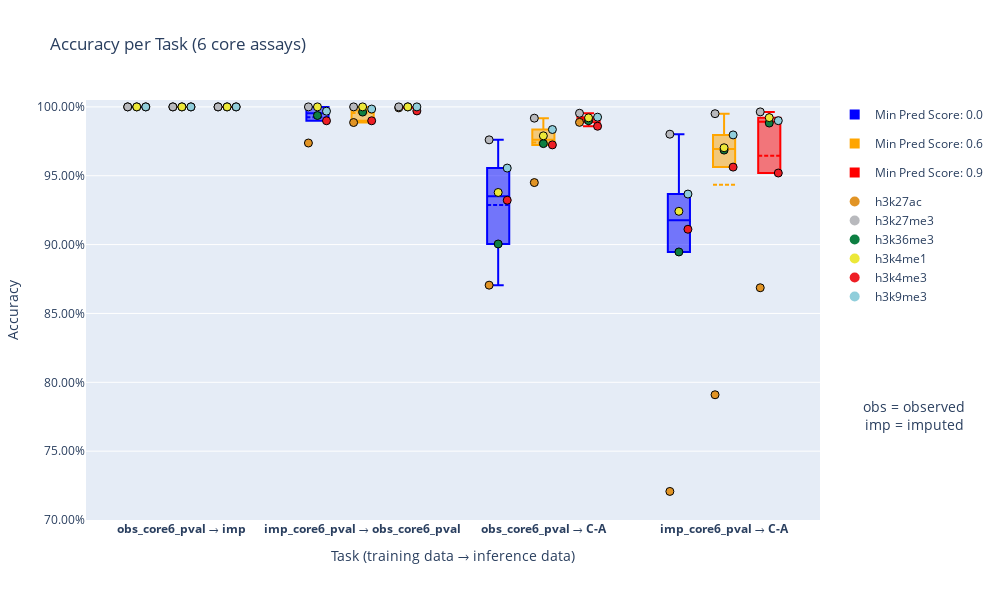

The code cell stored with this chart in its notebook:
### Code cell
graph_type = "all"
# graph_type = "no_C-A"
# graph_type = "only_C-A"
# graph_type = "only_C-A+core7"

if graph_type == "all":
    minY = 0.7
    maxY = 1.005
elif graph_type == "no_C-A":
    minY = 0.97
    maxY = 1.001
elif graph_type == "only_C-A":
    minY = 0.7
    maxY = 1.005
else:
    raise ValueError(f"Unknown graph_type: {graph_type}")

graph_df = df_acc_per_assay.copy()
graph_df = graph_df.sort_values(["inf_target", "scatter_name"])
if graph_type == "no_C-A":
    graph_df = graph_df[graph_df["inf_target"] != "C-A"]
elif "only_C-A" in graph_type:
    graph_df = graph_df[graph_df["inf_target"] == "C-A"]

if graph_type != "only_C-A+core7":
    graph_df = graph_df[~graph_df["scatter_name"].str.contains("core7")]


# Prepare boxplot data
tick_group = [
    "obs_core6_pval_inf_imp",
    "imp_core6_pval_inf_obs_core6_pval",
    "obs_core6_pval_inf_C-A",
    "imp_core6_pval_inf_C-A",
]
scatter_name_to_position = {name: i for i, name in enumerate(tick_group)}

min_pred_values = ["0.0", "0.6", "0.9"]
offset = [-0.25, 0, 0.25]  # Offset for each min_pred within a tick group

# Define jitter magnitude (like 0.05 for left/right spacing)
jitter = 0.05
jitter_offsets = [-jitter, 0, jitter]

fig = go.Figure()
for name in tick_group:
    group = graph_df[graph_df["scatter_name"] == name]

    for i, min_pred in enumerate(min_pred_values):
        df_subset = group[group["min_predScore"] == min_pred]

        x_position = scatter_name_to_position[name] + offset[i]
        x_positions = [x_position] * len(df_subset)
        y_values = df_subset["acc"]
        hover_texts = [
            f"{row['assay']}<br>Samples: {row['nb_samples']}"
            for _, row in df_subset.iterrows()
        ]
        colors = [assay_colors[assay] for assay in df_subset["assay"]]

        # Add box plot without points
        fig.add_trace(
            go.Box(
                x=x_positions,
                y=y_values,
                name=f"{name} - Min Pred Score: {min_pred}",
                line=dict(
                    color=min_predScore_color_map[min_pred],
                ),
                boxpoints="all",
                marker=dict(
                    opacity=0, size=1e-5
                ),  # hide points, so whiskers don't go to min/max
                boxmean=True,
                showlegend=False,
                hoverinfo="none",
            )
        )
        # Add scatter plot for individual points
        x_jittered = [
            x + jitter_offsets[i % len(jitter_offsets)] for i, x in enumerate(x_positions)
        ]

        # sort x/y together
        x_jittered, y_values, hover_texts = zip(
            *sorted(zip(x_jittered, y_values, hover_texts))
        )
        fig.add_trace(
            go.Scatter(
                x=x_jittered,
                y=y_values,
                mode="markers",
                marker=dict(color=colors, size=8, line=dict(color="Black", width=1)),
                name=f"{name} - Min Pred Score: {min_pred}",
                showlegend=False,
                text=hover_texts,
                hoverinfo="text+y",
            )
        )

# Update x-axis tick labels
ticktext = []
for tick in tick_group:
    train, inf = tick.split("_inf_")
    ticktext.append(f"<b>{train}</b> \u2192 <b>{inf}</b>")

fig.update_xaxes(tickmode="array", ticktext=ticktext, tickvals=list(range(len(ticktext))))

# Update layout
fig.update_layout(
    title="Accuracy per Task (6 core assays)",
    xaxis_title="Task (training data \u2192 inference data)",
    yaxis_title="Accuracy",
    showlegend=True,
    height=600,
    width=1000,
    yaxis=dict(tickformat=".2%", range=[minY, maxY]),
)

# Add a legend for minPred colors
for val, color in min_predScore_color_map.items():
    fig.add_trace(
        go.Scatter(
            x=[None],
            y=[None],
            mode="markers",
            marker=dict(size=10, color=color, symbol="square"),
            name=f"Min Pred Score: {val}",
            showlegend=True,
        )
    )

# Add a legend for assay colors
for assay in sorted(core6_assays):
    color = assay_colors[assay]
    fig.add_trace(
        go.Scatter(
            x=[None],
            y=[None],
            mode="markers",
            marker=dict(size=10, color=color),
            name=assay,
            legendgroup="assays",
            showlegend=True,
        )
    )

# Add legend for obs and imp
fig.add_annotation(
    x=1.2,
    y=0.2,
    yref="paper",
    xref="paper",
    text="obs = observed<br>imp = imputed",
    showarrow=False,
    font=dict(size=14),
)

if save_fig:
    name = "imputation_impact_acc_per_assay"
    fig.write_image(this_fig_dir / f"{name}.png")
    fig.write_image(this_fig_dir / f"{name}.svg")
    fig.write_html(this_fig_dir / f"{name}.html")

fig.show()

### Figure 1 — Plotly figure (JSON) as saved in the notebook; plotly's stock layout.template omitted (floating-point values rounded to 4 significant figures)
{"data": [{"boxmean": true, "boxpoints": "all", "hoverinfo": "none", "line": {"color": "blue"}, "marker": {"opacity": 0, "size": 1e-05}, "name": "obs_core6_pval_inf_imp - Min Pred Score: 0.0", "showlegend": false, "type": "box", "x": [-0.25, -0.25, -0.25, -0.25, -0.25, -0.25], "y": [1, 1, 1, 1, 1, 1]}, {"hoverinfo": "text+y", "marker": {"color": ["rgb(225,148,37)", "rgb(184,185,189)", "rgb(13,127,66)", "rgb(236,232,56)", "rgb(238,30,37)", "rgb(144,206,219)"], "line": {"color": "Black", "width": 1}, "size": 8}, "mode": "markers", "name": "obs_core6_pval_inf_imp - Min Pred Score: 0.0", "showlegend": false, "text": ["h3k27ac<br>Samples: 1088", "h3k4me1<br>Samples: 1688", "h3k27me3<br>Samples: 1703", "h3k4me3<br>Samples: 1688", "h3k36me3<br>Samples: 1703", "h3k9me3<br>Samples: 1700"], "type": "scatter", "x": [-0.3, -0.3, -0.25, -0.25, -0.2, -0.2], "y": [1, 1, 1, 1, 1, 1]}, {"boxmean": true, "boxpoints": "all", "hoverinfo": "none", "line": {"color": "orange"}, "marker": {"opacity": 0, "size": 1e-05}, "name": "obs_core6_pval_inf_imp - Min Pred Score: 0.6", "showlegend": false, "type": "box", "x": [0, 0, 0, 0, 0, 0], "y": [1, 1, 1, 1, 1, 1]}, {"hoverinfo": "text+y", "marker": {"color": ["rgb(225,148,37)", "rgb(184,185,189)", "rgb(13,127,66)", "rgb(236,232,56)", "rgb(238,30,37)", "rgb(144,206,219)"], "line": {"color": "Black", "width": 1}, "size": 8}, "mode": "markers", "name": "obs_core6_pval_inf_imp - Min Pred Score: 0.6", "showlegend": false, "text": ["h3k27ac<br>Samples: 1088", "h3k4me1<br>Samples: 1688", "h3k27me3<br>Samples: 1703", "h3k4me3<br>Samples: 1688", "h3k36me3<br>Samples: 1703", "h3k9me3<br>Samples: 1700"], "type": "scatter", "x": [-0.05, -0.05, 0, 0, 0.05, 0.05], "y": [1, 1, 1, 1, 1, 1]}, {"boxmean": true, "boxpoints": "all", "hoverinfo": "none", "line": {"color": "red"}, "marker": {"opacity": 0, "size": 1e-05}, "name": "obs_core6_pval_inf_imp - Min Pred Score: 0.9", "showlegend": false, "type": "box", "x": [0.25, 0.25, 0.25, 0.25, 0.25, 0.25], "y": [1, 1, 1, 1, 1, 1]}, {"hoverinfo": "text+y", "marker": {"color": ["rgb(225,148,37)", "rgb(184,185,189)", "rgb(13,127,66)", "rgb(236,232,56)", "rgb(238,30,37)", "rgb(144,206,219)"], "line": {"color": "Black", "width": 1}, "size": 8}, "mode": "markers", "name": "obs_core6_pval_inf_imp - Min Pred Score: 0.9", "showlegend": false, "text": ["h3k27ac<br>Samples: 1088", "h3k4me1<br>Samples: 1688", "h3k27me3<br>Samples: 1703", "h3k4me3<br>Samples: 1688", "h3k36me3<br>Samples: 1703", "h3k9me3<br>Samples: 1700"], "type": "scatter", "x": [0.2, 0.2, 0.25, 0.25, 0.3, 0.3], "y": [1, 1, 1, 1, 1, 1]}, {"boxmean": true, "boxpoints": "all", "hoverinfo": "none", "line": {"color": "blue"}, "marker": {"opacity": 0, "size": 1e-05}, "name": "imp_core6_pval_inf_obs_core6_pval - Min Pred Score: 0.0", "showlegend": false, "type": "box", "x": [0.75, 0.75, 0.75, 0.75, 0.75, 0.75], "y": [0.9738, 1, 0.9899, 1, 0.9937, 0.9969]}, {"hoverinfo": "text+y", "marker": {"color": ["rgb(225,148,37)", "rgb(184,185,189)", "rgb(13,127,66)", "rgb(236,232,56)", "rgb(238,30,37)", "rgb(144,206,219)"], "line": {"color": "Black", "width": 1}, "size": 8}, "mode": "markers", "name": "imp_core6_pval_inf_obs_core6_pval - Min Pred Score: 0.0", "showlegend": false, "text": ["h3k27ac<br>Samples: 1563", "h3k4me1<br>Samples: 963", "h3k4me3<br>Samples: 799", "h3k27me3<br>Samples: 675", "h3k36me3<br>Samples: 695", "h3k9me3<br>Samples: 642"], "type": "scatter", "x": [0.7, 0.7, 0.75, 0.75, 0.8, 0.8], "y": [0.9738, 1, 0.9937, 1, 0.9899, 0.9969]}, {"boxmean": true, "boxpoints": "all", "hoverinfo": "none", "line": {"color": "orange"}, "marker": {"opacity": 0, "size": 1e-05}, "name": "imp_core6_pval_inf_obs_core6_pval - Min Pred Score: 0.6", "showlegend": false, "type": "box", "x": [1, 1, 1, 1, 1, 1], "y": [0.9886, 1, 0.9899, 1, 0.9962, 0.9984]}, {"hoverinfo": "text+y", "marker": {"color": ["rgb(225,148,37)", "rgb(184,185,189)", "rgb(13,127,66)", "rgb(236,232,56)", "rgb(238,30,37)", "rgb(144,206,219)"], "line": {"color": "Black", "width": 1}, "size": 8}, "mode": "markers", "name": "imp_core6_pval_inf_obs_core6_pval - Min Pred Score: 0.6", "showlegend": false, "text": ["h3k27ac<br>Samples: 1497", "h3k4me1<br>Samples: 963", "h3k4me3<br>Samples: 795", "h3k27me3<br>Samples: 675", "h3k36me3<br>Samples: 693", "h3k9me3<br>Samples: 640"], "type": "scatter", "x": [0.95, 0.95, 1, 1, 1.05, 1.05], "y": [0.9886, 1, 0.9962, 1, 0.9899, 0.9984]}, {"boxmean": true, "boxpoints": "all", "hoverinfo": "none", "line": {"color": "red"}, "marker": {"opacity": 0, "size": 1e-05}, "name": "imp_core6_pval_inf_obs_core6_pval - Min Pred Score: 0.9", "showlegend": false, "type": "box", "x": [1.25, 1.25, 1.25, 1.25, 1.25, 1.25], "y": [0.9993, 1, 0.9971, 1, 1, 1]}, {"hoverinfo": "text+y", "marker": {"color": ["rgb(225,148,37)", "rgb(184,185,189)", "rgb(13,127,66)", "rgb(236,232,56)", "rgb(238,30,37)", "rgb(144,206,219)"], "line": {"color": "Black", "width": 1}, "size": 8}, "mode": "markers", "name": "imp_core6_pval_inf_obs_core6_pval - Min Pred Score: 0.9", "showlegend": false, "text": ["h3k27ac<br>Samples: 1411", "h3k4me1<br>Samples: 958", "h3k27me3<br>Samples: 667", "h3k4me3<br>Samples: 781", "h3k36me3<br>Samples: 683", "h3k9me3<br>Samples: 625"], "type": "scatter", "x": [1.2, 1.2, 1.25, 1.25, 1.3, 1.3], "y": [0.9993, 1, 1, 1, 0.9971, 1]}, {"boxmean": true, "boxpoints": "all", "hoverinfo": "none", "line": {"color": "blue"}, "marker": {"opacity": 0, "size": 1e-05}, "name": "obs_core6_pval_inf_C-A - Min Pred Score: 0.0", "showlegend": false, "type": "box", "x": [1.75, 1.75, 1.75, 1.75, 1.75, 1.75], "y": [0.8705, 0.9004, 0.9322, 0.9761, 0.9379, 0.9556]}, {"hoverinfo": "text+y", "marker": {"color": ["rgb(225,148,37)", "rgb(184,185,189)", "rgb(13,127,66)", "rgb(236,232,56)", "rgb(238,30,37)", "rgb(144,206,219)"], "line": {"color": "Black", "width": 1}, "size": 8}, "mode": "markers", "name": "obs_core6_pval_inf_C-A - Min Pred Score: 0.0", "showlegend": false, "text": ["h3k27ac<br>Samples: 11316", "h3k4me1<br>Samples: 3177", "h3k27me3<br>Samples: 4319", "h3k4me3<br>Samples: 6501", "h3k36me3<br>Samples: 1564", "h3k9me3<br>Samples: 2228"], "type": "scatter", "x": [1.7, 1.7, 1.75, 1.75, 1.8, 1.8], "y": [0.8705, 0.9761, 0.9004, 0.9379, 0.9322, 0.9556]}, {"boxmean": true, "boxpoints": "all", "hoverinfo": "none", "line": {"color": "orange"}, "marker": {"opacity": 0, "size": 1e-05}, "name": "obs_core6_pval_inf_C-A - Min Pred Score: 0.6", "showlegend": false, "type": "box", "x": [2, 2, 2, 2, 2, 2], "y": [0.945, 0.979, 0.9724, 0.9918, 0.9733, 0.9836]}, {"hoverinfo": "text+y", "marker": {"color": ["rgb(225,148,37)", "rgb(184,185,189)", "rgb(13,127,66)", "rgb(236,232,56)", "rgb(238,30,37)", "rgb(144,206,219)"], "line": {"color": "Black", "width": 1}, "size": 8}, "mode": "markers", "name": "obs_core6_pval_inf_C-A - Min Pred Score: 0.6", "showlegend": false, "text": ["h3k27ac<br>Samples: 9315", "h3k4me1<br>Samples: 3050", "h3k4me3<br>Samples: 5924", "h3k27me3<br>Samples: 3664", "h3k36me3<br>Samples: 1413", "h3k9me3<br>Samples: 1886"], "type": "scatter", "x": [1.95, 1.95, 2, 2, 2.05, 2.05], "y": [0.945, 0.9918, 0.9733, 0.979, 0.9724, 0.9836]}, {"boxmean": true, "boxpoints": "all", "hoverinfo": "none", "line": {"color": "red"}, "marker": {"opacity": 0, "size": 1e-05}, "name": "obs_core6_pval_inf_C-A - Min Pred Score: 0.9", "showlegend": false, "type": "box", "x": [2.25, 2.25, 2.25, 2.25, 2.25, 2.25], "y": [0.9888, 0.9921, 0.9925, 0.9954, 0.99, 0.9859]}, {"hoverinfo": "text+y", "marker": {"color": ["rgb(225,148,37)", "rgb(184,185,189)", "rgb(13,127,66)", "rgb(236,232,56)", "rgb(238,30,37)", "rgb(144,206,219)"], "line": {"color": "Black", "width": 1}, "size": 8}, "mode": "markers", "name": "obs_core6_pval_inf_C-A - Min Pred Score: 0.9", "showlegend": false, "text": ["h3k27ac<br>Samples: 5782", "h3k4me1<br>Samples: 2809", "h3k4me3<br>Samples: 5286", "h3k27me3<br>Samples: 3149", "h3k9me3<br>Samples: 996", "h3k36me3<br>Samples: 1206"], "type": "scatter", "x": [2.2, 2.2, 2.25, 2.25, 2.3, 2.3], "y": [0.9888, 0.9954, 0.99, 0.9921, 0.9859, 0.9925]}, {"boxmean": true, "boxpoints": "all", "hoverinfo": "none", "line": {"color": "blue"}, "marker": {"opacity": 0, "size": 1e-05}, "name": "imp_core6_pval_inf_C-A - Min Pred Score: 0.0", "showlegend": false, "type": "box", "x": [2.75, 2.75, 2.75, 2.75, 2.75, 2.75], "y": [0.7207, 0.8947, 0.9367, 0.9802, 0.9242, 0.9111]}, {"hoverinfo": "text+y", "marker": {"color": ["rgb(225,148,37)", "rgb(184,185,189)", "rgb(13,127,66)", "rgb(236,232,56)", "rgb(238,30,37)", "rgb(144,206,219)"], "line": {"color": "Black", "width": 1}, "size": 8}, "mode": "markers", "name": "imp_core6_pval_inf_C-A - Min Pred Score: 0.0", "showlegend": false, "text": ["h3k27ac<br>Samples: 11316", "h3k4me1<br>Samples: 3177", "h3k27me3<br>Samples: 4319", "h3k4me3<br>Samples: 6501", "h3k9me3<br>Samples: 2228", "h3k36me3<br>Samples: 1564"], "type": "scatter", "x": [2.7, 2.7, 2.75, 2.75, 2.8, 2.8], "y": [0.7207, 0.9802, 0.8947, 0.9242, 0.9111, 0.9367]}, {"boxmean": true, "boxpoints": "all", "hoverinfo": "none", "line": {"color": "orange"}, "marker": {"opacity": 0, "size": 1e-05}, "name": "imp_core6_pval_inf_C-A - Min Pred Score: 0.6", "showlegend": false, "type": "box", "x": [3, 3, 3, 3, 3, 3], "y": [0.791, 0.9686, 0.9797, 0.9951, 0.9703, 0.9563]}, {"hoverinfo": "text+y", "marker": {"color": ["rgb(225,148,37)", "rgb(184,185,189)", "rgb(13,127,66)", "rgb(236,232,56)", "rgb(238,30,37)", "rgb(144,206,219)"], "line": {"color": "Black", "width": 1}, "size": 8}, "mode": "markers", "name": "imp_core6_pval_inf_C-A - Min Pred Score: 0.6", "showlegend": false, "text": ["h3k27ac<br>Samples: 8692", "h3k4me1<br>Samples: 3040", "h3k27me3<br>Samples: 3568", "h3k4me3<br>Samples: 5729", "h3k9me3<br>Samples: 1349", "h3k36me3<br>Samples: 1376"], "type": "scatter", "x": [2.95, 2.95, 3, 3, 3.05, 3.05], "y": [0.791, 0.9951, 0.9686, 0.9703, 0.9563, 0.9797]}, {"boxmean": true, "boxpoints": "all", "hoverinfo": "none", "line": {"color": "red"}, "marker": {"opacity": 0, "size": 1e-05}, "name": "imp_core6_pval_inf_C-A - Min Pred Score: 0.9", "showlegend": false, "type": "box", "x": [3.25, 3.25, 3.25, 3.25, 3.25, 3.25], "y": [0.8686, 0.9883, 0.99, 0.9964, 0.9922, 0.952]}, {"hoverinfo": "text+y", "marker": {"color": ["rgb(225,148,37)", "rgb(184,185,189)", "rgb(13,127,66)", "rgb(236,232,56)", "rgb(238,30,37)", "rgb(144,206,219)"], "line": {"color": "Black", "width": 1}, "size": 8}, "mode": "markers", "name": "imp_core6_pval_inf_C-A - Min Pred Score: 0.9", "showlegend": false, "text": ["h3k27ac<br>Samples: 4271", "h3k4me1<br>Samples: 2757", "h3k27me3<br>Samples: 2555", "h3k4me3<br>Samples: 4867", "h3k9me3<br>Samples: 229", "h3k36me3<br>Samples: 1098"], "type": "scatter", "x": [3.2, 3.2, 3.25, 3.25, 3.3, 3.3], "y": [0.8686, 0.9964, 0.9883, 0.9922, 0.952, 0.99]}, {"marker": {"color": "blue", "size": 10, "symbol": "square"}, "mode": "markers", "name": "Min Pred Score: 0.0", "showlegend": true, "type": "scatter", "x": [null], "y": [null]}, {"marker": {"color": "orange", "size": 10, "symbol": "square"}, "mode": "markers", "name": "Min Pred Score: 0.6", "showlegend": true, "type": "scatter", "x": [null], "y": [null]}, {"marker": {"color": "red", "size": 10, "symbol": "square"}, "mode": "markers", "name": "Min Pred Score: 0.9", "showlegend": true, "type": "scatter", "x": [null], "y": [null]}, {"legendgroup": "assays", "marker": {"color": "rgb(225,148,37)", "size": 10}, "mode": "markers", "name": "h3k27ac", "showlegend": true, "type": "scatter", "x": [null], "y": [null]}, {"legendgroup": "assays", "marker": {"color": "rgb(184,185,189)", "size": 10}, "mode": "markers", "name": "h3k27me3", "showlegend": true, "type": "scatter", "x": [null], "y": [null]}, {"legendgroup": "assays", "marker": {"color": "rgb(13,127,66)", "size": 10}, "mode": "markers", "name": "h3k36me3", "showlegend": true, "type": "scatter", "x": [null], "y": [null]}, {"legendgroup": "assays", "marker": {"color": "rgb(236,232,56)", "size": 10}, "mode": "markers", "name": "h3k4me1", "showlegend": true, "type": "scatter", "x": [null], "y": [null]}, {"legendgroup": "assays", "marker": {"color": "rgb(238,30,37)", "size": 10}, "mode": "markers", "name": "h3k4me3", "showlegend": true, "type": "scatter", "x": [null], "y": [null]}, {"legendgroup": "assays", "marker": {"color": "rgb(144,206,219)", "size": 10}, "mode": "markers", "name": "h3k9me3", "showlegend": true, "type": "scatter", "x": [null], "y": [null]}], "layout": {"annotations": [{"font": {"size": 14}, "showarrow": false, "text": "obs = observed<br>imp = imputed", "x": 1.2, "xref": "paper", "y": 0.2, "yref": "paper"}], "height": 600, "showlegend": true, "title": {"text": "Accuracy per Task (6 core assays)"}, "width": 1000, "xaxis": {"tickmode": "array", "ticktext": ["<b>obs_core6_pval</b> → <b>imp</b>", "<b>imp_core6_pval</b> → <b>obs_core6_pval</b>", "<b>obs_core6_pval</b> → <b>C-A</b>", "<b>imp_core6_pval</b> → <b>C-A</b>"], "tickvals": [0, 1, 2, 3], "title": {"text": "Task (training data → inference data)"}}, "yaxis": {"range": [0.7, 1.005], "tickformat": ".2%", "title": {"text": "Accuracy"}}}}
